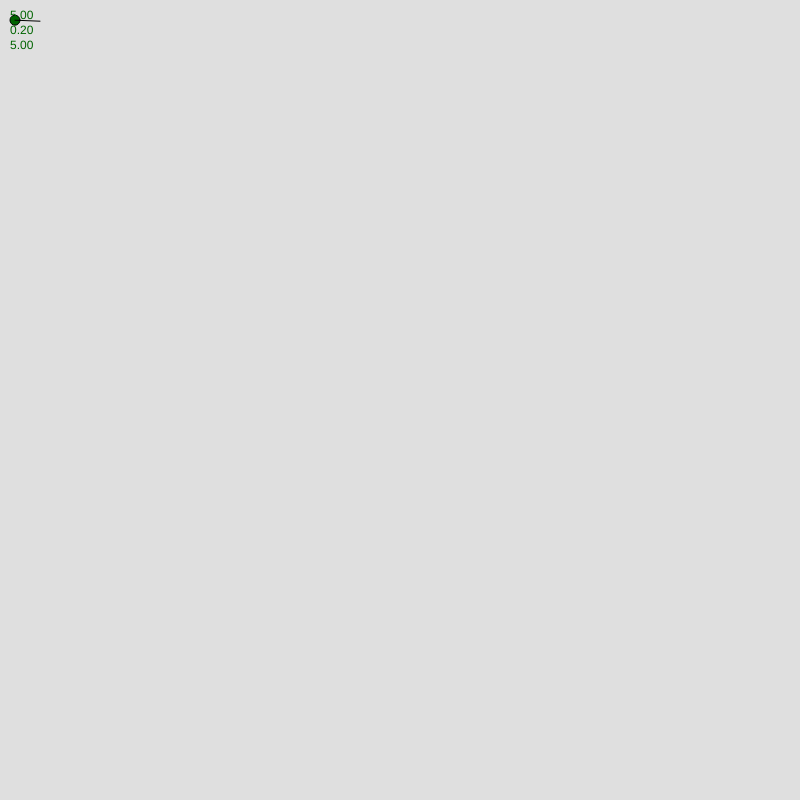
Frame 1 (no input)
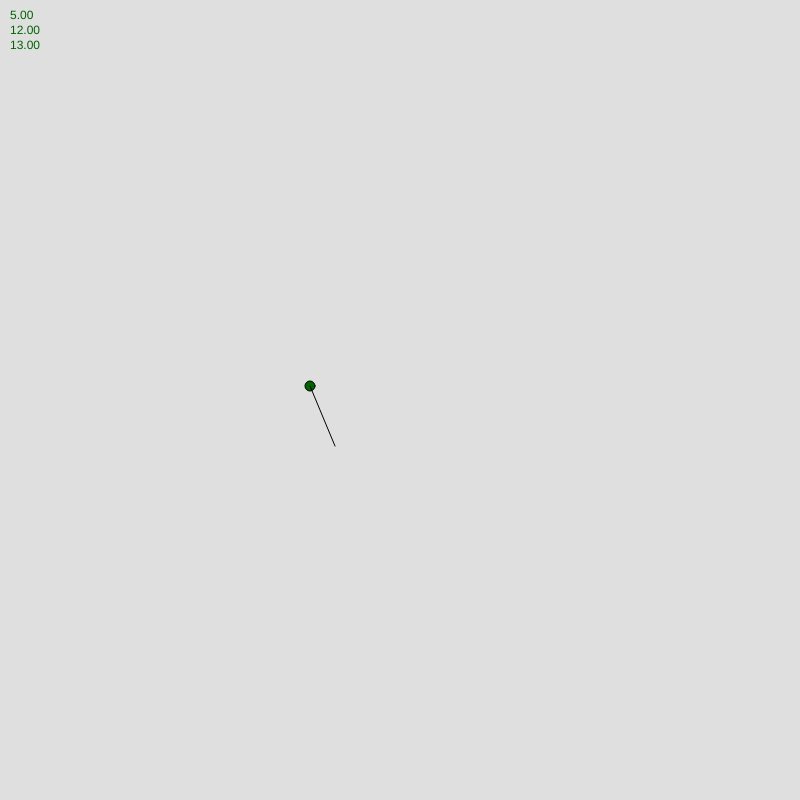
Frame 60 (no input)
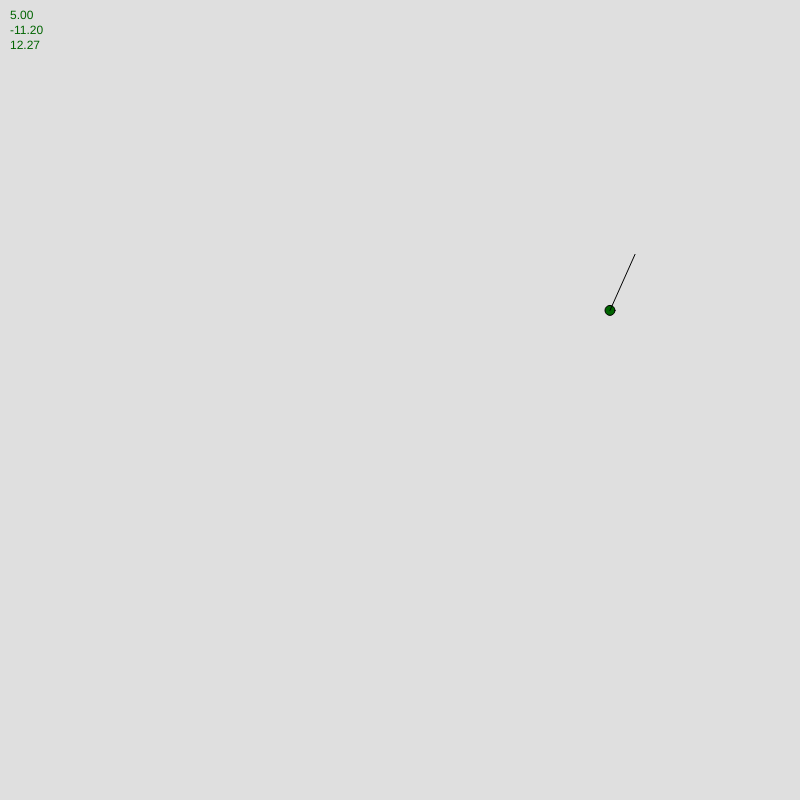
Frame 120 (the mouse pressed at the canvas centre since frame 60)

The p5.js sketch that drew these frames (run headless with seeded random() and noise() and a simulated clock; from frame 60 on, the mouse is pressed at the canvas centre):

// p5.js sketch
// ── sketch.js
const HEIGHT = 800;
let MAX_X = 800;
let MAX_Y = 800;

function setup() {
  createCanvas(MAX_X, MAX_Y);
  fill(0, 0, 0);
  ball = new Ball({ r: 10, x: 10, y: 20, vx: 5, vy: 0 });
}

function draw() {
  background(223, 223, 223);
  fill(0, 100, 0);
  ball.update();
  ball.show();
}

// ── ball.js
class Ball {
  constructor({ r, x, y, vx, vy }) {
    this.r = r;
    this.x = x;
    this.y = y;
    this.vx = vx;
    this.vy = vy;

    this.ctrl = 0.3;
    this.ay = 0.2;
    this.tanlength = 5;
  }

  listenKeys() {
    if (keyIsDown(LEFT_ARROW)) this.vx -= this.ctrl;
    if (keyIsDown(RIGHT_ARROW)) this.vx += this.ctrl;
    if (keyIsDown(UP_ARROW)) this.vy -= this.ctrl;
    if (keyIsDown(DOWN_ARROW)) this.vy += this.ctrl;
  }

  move() {
    this.vy += this.ay;
    if (this.y + this.vy > MAX_Y - this.r) this.vy = -this.vy;
    if (this.x + this.vx > MAX_X - this.r) this.vx = -this.vx;
    if (this.y + this.vy < 0 + this.r) this.vy = -this.vy;
    if (this.x + this.vx < 0 + this.r) this.vx = -this.vx;

    this.x += this.vx;
    this.y += this.vy;
  }

  getNorm(x1, x2) {
    return Math.sqrt(x1 ** 2 + x2 ** 2);
  }

  update() {
    this.listenKeys();
    this.move();
  }

  drawPath() {
    line(
      this.x,
      this.y,
      this.x + this.vx * this.tanlength,
      this.y + this.vy * this.tanlength
    );
  }

  show() {
    circle(this.x, this.y, this.r);
    this.drawPath();
    text(
      this.vx.toFixed(2) +
        "\n" +
        this.vy.toFixed(2) +
        "\n" +
        this.getNorm(this.vx, this.vy).toFixed(2),
      10,
      10,
      70,
      80
    );
  }
}
